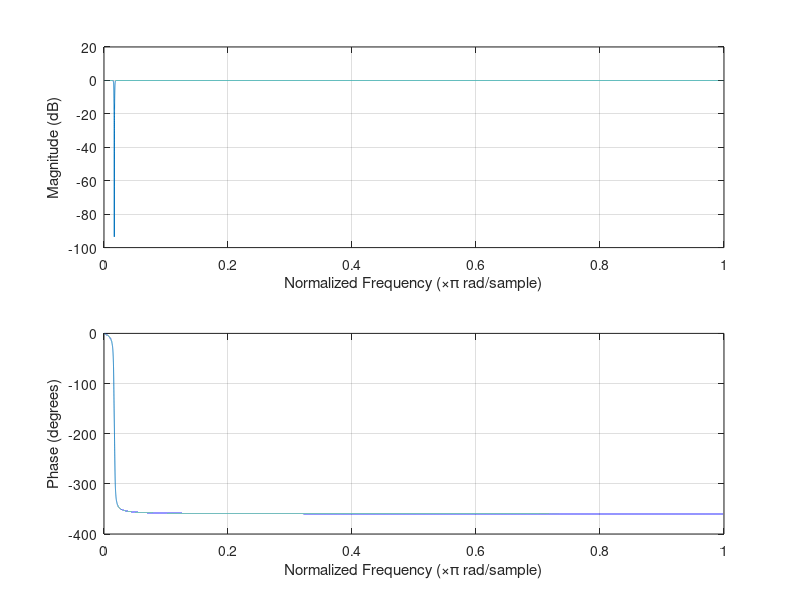
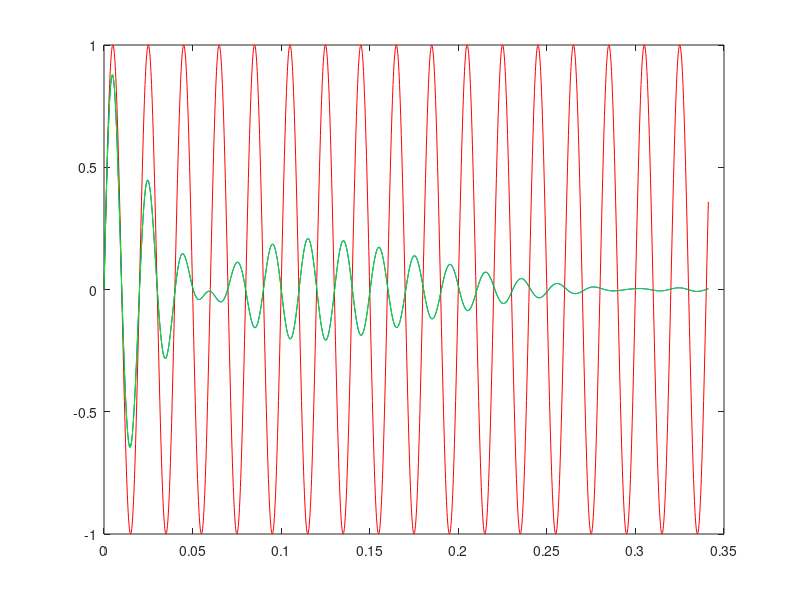

These figures' MATLAB source, in order: (Note: this script raises an error after producing the figures.)
%//////////////////////////////////////////////////////////////////////////////////
%// Kolo Naukowe Systemow Scalonych
%// 10.2017
%// 
%// Projekt: Adaptacyjne filtry cyfrowe do kondycjonowania sygnalow biomedycznych 
%//////////////////////////////////////////////////////////////////////////////////

clear all;
close all;

format long

n = 4;      %rzad filtru
fs = 6000;    %czestotliwosc probkowania
f = 50;       %czestotliwosc wyciecia
f1 = f-3;     %czestotliwosc mniejsza od f dla ktorej ampiltuda spada o 3dB
f2 = f+3;     %czestotliwosc wieksza od f dla ktorej ampiltuda spada o 3dB

Wn = [2*f1/fs 2*f2/fs];     %unormowana "szerokosc" pasma pracy (matlab sam dodaje pi)
ftype = 'stop';             %typ filtru pasmowo zaporowy

[b,a] = butter(n/2,Wn,ftype);   %n/2 bo parametr 2n, b - licznik, a - mianownik transmitancji

[SOS, G] = tf2sos(b,a);     %wytworzenie wspolczynnikow do biquada

G_prim = G^(1/2);

N=2048;         %ilosc probek do wykresu
ts=1/fs;        %okres probkowania

t = ts*(0:N-1);     %wektor czasu 

figure;
freqz(b,a, 2^16)

dataIn = sin(2*pi*f*t);          %sinus o czestotliwosci odfiltrowywanej
dataOut = filter(b,a,dataIn);    %po filtracji 

dataOut2 = filter(SOS(1, 1:3), SOS(1, 4:6), dataIn);
dataOut3 = filter(SOS(2, 1:3), SOS(2, 4:6), dataOut2);  %sprawdzenie matrycy SOS

figure;
plot(t, dataIn, '-r' ,t, dataOut, '-b', t, dataOut3, '-g' )


disp(['Wspolczynnik b0 filtru pierwszego: ', dec2fixpoint(SOS(1,1), 32)]);
disp(['Wspolczynnik b1 filtru pierwszego: ', dec2fixpoint(SOS(1,2), 32)]);
disp(['Wspolczynnik b2 filtru pierwszego: ', dec2fixpoint(SOS(1,3), 32)]);
disp(['Wspolczynnik a0 filtru pierwszego: ', dec2fixpoint(SOS(1,4), 32)]);
disp(['Wspolczynnik a1 filtru pierwszego: ', dec2fixpoint(SOS(1,5), 32)]);
disp(['Wspolczynnik a2 filtru pierwszego: ', dec2fixpoint(SOS(1,6), 32)]);
disp(['Wspolczynnik b0 filtru drugiego:   ', dec2fixpoint(SOS(2,1), 32)]);
disp(['Wspolczynnik b1 filtru drugiego:   ', dec2fixpoint(SOS(2,2), 32)]);
disp(['Wspolczynnik b2 filtru drugiego:   ', dec2fixpoint(SOS(2,3), 32)]);
disp(['Wspolczynnik a0 filtru drugiego:   ', dec2fixpoint(SOS(2,4), 32)]);
disp(['Wspolczynnik a1 filtru drugiego:   ', dec2fixpoint(SOS(2,5), 32)]);
disp(['Wspolczynnik a2 filtru drugiego:   ', dec2fixpoint(SOS(2,6), 32)]);
disp(['Wspolczynnik pierwiastek z G:      ', dec2fixpoint(G_prim, 32)]);
